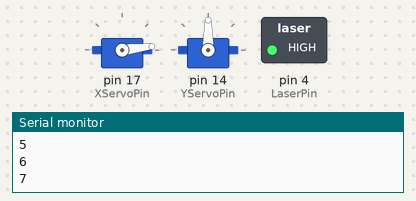
Bench run of a sketch on a simulated Arduino Uno, built with avr-gcc and run on an emulated ATmega328P. Shown: 2 × servo, switched loads named in the sketch (green lamp = pin HIGH), the last lines printed to the serial monitor.

Above: at 0.15 s.
At 2.8 s:
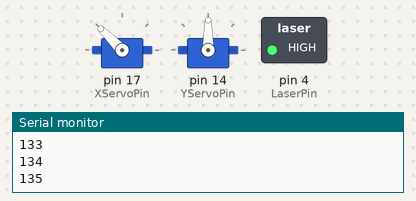
At 7.9 s:
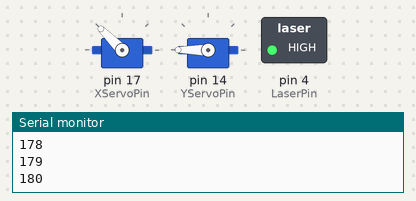
At 12.2 s:
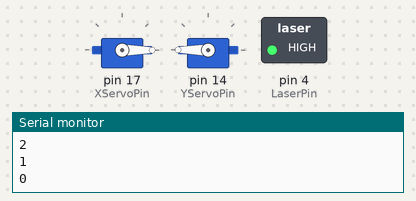
At 21.6 s:
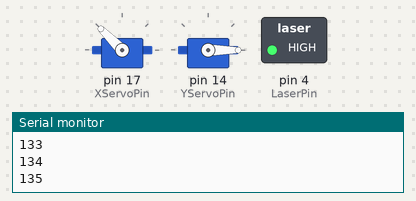
At 36.2 s:
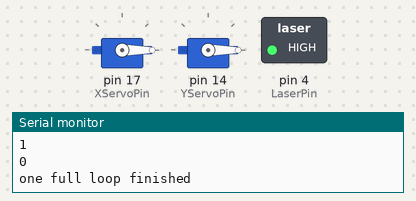
Timing chart, 0 to 40.0 s (numbered marks = the images above):
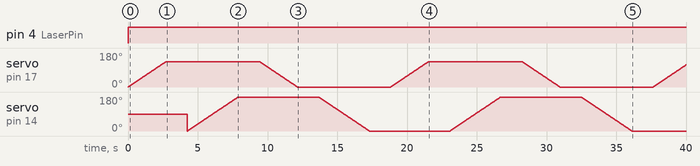

Measured:
- by itself, pin 4 (LaserPin): LOW → HIGH at 0.00 s

The sketch:

LaserCatToy.ino
```cpp
#include <Servo.h>

static const int LaserPin = 4;
static const int XServoPin = 17;
static const int YServoPin = 14;

Servo servoX;
Servo servoY;

void setup() {
  Serial.begin(115200);
  pinMode(LaserPin, OUTPUT);
  servoX.attach(XServoPin);
  servoY.attach(YServoPin);
}

void loop() {
  digitalWrite(LaserPin, HIGH);

  for(int posDegrees = 0; posDegrees <= 135; posDegrees++){
    servoX.write(posDegrees);
    Serial.println(posDegrees);
    delay(20);
  }

  delay(1500);

   for(int posDegrees = 0; posDegrees <= 180; posDegrees++){
    servoY.write(posDegrees);
    Serial.println(posDegrees);
    delay(20);
   }

   delay(1500);

// Reverse

   for(int posDegrees = 135; posDegrees >= 0; posDegrees--){
    servoX.write(posDegrees);
    Serial.println(posDegrees);
    delay(20);
  }

  delay(1500);

   for(int posDegrees = 180; posDegrees >= 0; posDegrees--){
    servoY.write(posDegrees);
    Serial.println(posDegrees);
    delay(20);
   }
   Serial.println("one full loop finished");
   delay(1500);
}
```
